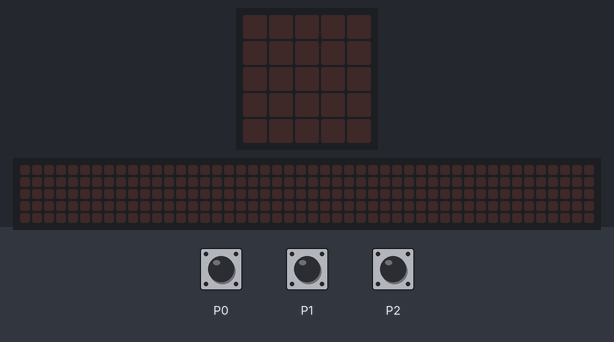
Bench run of a program on a simulated BBC micro:bit running MicroPython. On the bench: the board's 5×5 LED display, a strip that is not on the board, showing the scrolling text unrolled. The inputs (shaded band) are chosen by the test bench. The 48×5 strip is a reading aid, not a part: it shows the text the display is scrolling, unrolled, one strip-width of it at a time.

Above: at 1.2 s.
1.3 s: touch pin P0 pressed for 0.15 s
At 1.37 s:
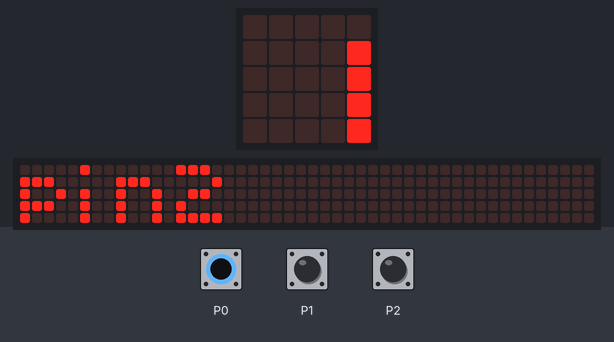
4.3 s: touch pin P1 pressed for 1 s
At 4.67 s:
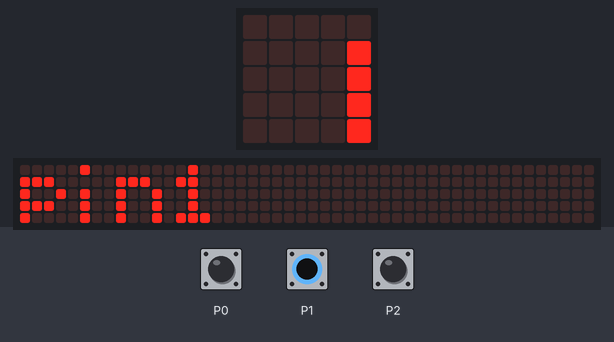
8.3 s: touch pin P1 pressed for 0.15 s
At 8.52 s:
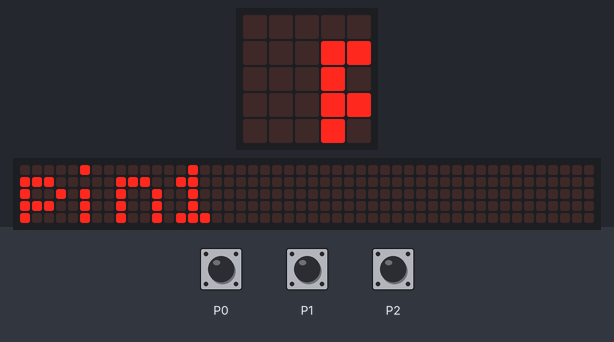
11.3 s: touch pin P1 pressed for 3.2 s
At 11.82 s:
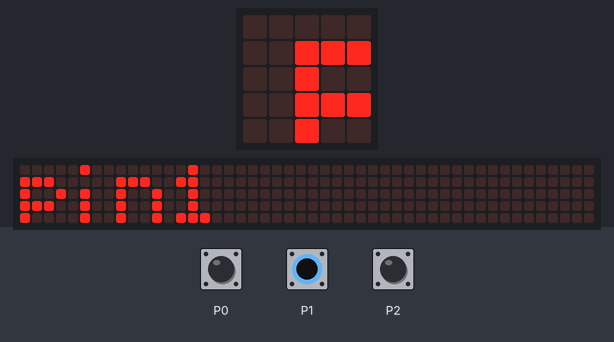

Measured:
- after the input at 1.3 s, the display: changes at once (image 1)
- after the input at 8.3 s, the display: first changes at once (image 3 shows a later state)

The program:

get_touched_pins.py
```python
from microbit import *

def check_pin_touch():
    if pin0.is_touched():
        return"pin2"
    elif pin1.is_touched():
        return "pin1"
    elif pin2.is_touched():
        return "pin2"
    else:
        return "nothing"


while True:
    mypin = check_pin_touch()
    if mypin != "nothing":
        display.scroll(mypin)
```
